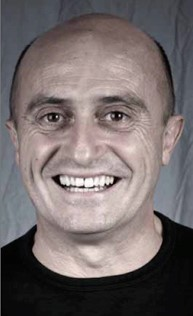
%> input picture Assignment 4 - Color and Multi-scale Representations/src/media/happy.jpg, 193 x 316 px
$ octave ex4.m   (GNU Octave 9; MATLAB toolbox functions it lacks are replaced by stand-ins)
%> lines starting %> are read from the running program, lines starting %| are printed output that depends on the picture
% Load images
img_happy = im2double(imread('media/happy.jpg'));
img_sad = im2double(imread('media/sad.jpg'));
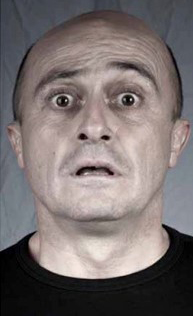
%> input picture Assignment 4 - Color and Multi-scale Representations/src/media/sad.jpg, 193 x 316 px

figure("Name", "Hybrid images for different sigma values");
sigma_max=5;
sigma_incr = 0.5;
% 4. Create multiple downsampled versions of hybrid image
for cutoff = sigma_incr:sigma_incr:sigma_max
    % 1. High pass filter on happy
    img_happy_filt = img_happy - imgaussfilt(img_happy, cutoff);
    % 2. Low pass filter on sad
    img_sad_filt = imgaussfilt(img_sad, cutoff);

    % 3. Compute hybrid image
    img_hybrid = img_happy_filt + img_sad_filt;
    subplot(1,sigma_max*2,cutoff*2);

    imshow(img_hybrid)
    imwrite(img_hybrid, sprintf('out/4.hybrid_sigma(%.1f).jpg', cutoff));
end
%> this loop made 10 passes
%> pass 1, `img_happy_filt = img_happy - imgaussfilt(img_happy, cutoff);`:
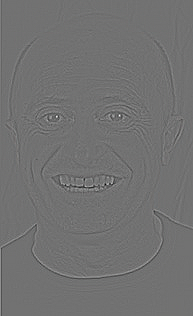
%> img_happy_filt: size 316x193x3 double; mean R, G, B 1.26e-16, 1.16e-16, 1.16e-16; drawn with min black and max white
%> after the loop:
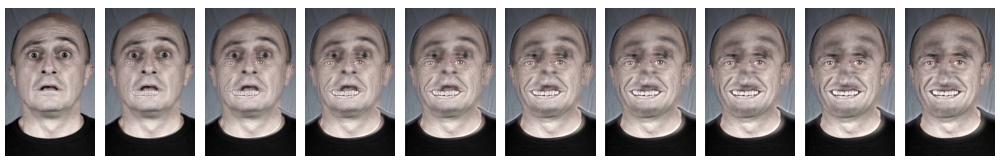
%> figure redrawn from the program's plot data, 10 panels


% Display images
figure("Name", sprintf('Hybrid images for sigma = %.1f', sigma_max));
subplot(1,3,1);
imshow(img_happy_filt); imwrite(img_happy_filt, sprintf('out/4.img_happy_filt_sigma(%.1f).jpg', sigma_max));
%> after `imshow(img_happy_filt)`:
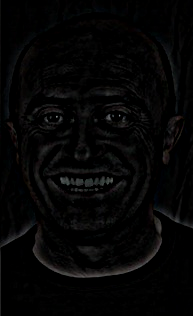
%> displayed picture: size 316x193x3, on the screen's scale of 0 to 255; mean R, G, B 5.2, 5, 5
subplot(1,3,2);
imshow(img_sad_filt); imwrite(img_sad_filt, sprintf('out/4.img_sad_filt_sigma(%.1f).jpg', sigma_max));
%> after `imshow(img_sad_filt)`:
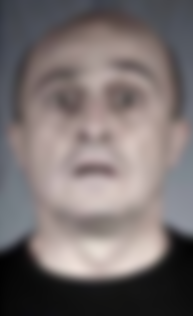
%> displayed picture: size 316x193x3, on the screen's scale of 0 to 255; mean R, G, B 120.2, 111.5, 110.9
subplot(1,3,3);
imshow(img_hybrid); imwrite(img_hybrid, sprintf('out/4.img_hybrid_sigma(%.1f).jpg', sigma_max));
%> after `imshow(img_hybrid)`:
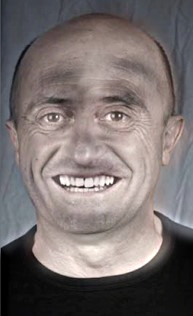
%> displayed picture: size 316x193x3, on the screen's scale of 0 to 255; mean R, G, B 120.1, 111.4, 110.8
